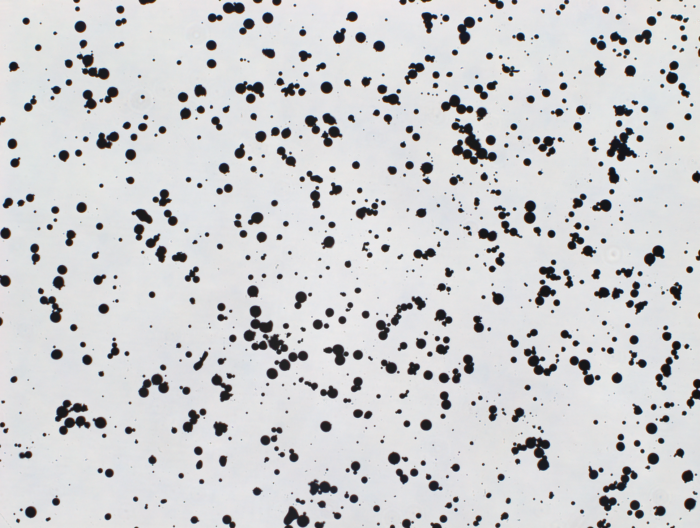
#> input picture Week 3/Code-Week#3/Ti_powder.tif, 700 x 528 px, found by its file name; the run also reads 1 picture not shown here
$ python '2. Template matching multiple objects.py'
#> lines starting #> are read from the running program, lines starting #| are printed output that depends on the picture; after the words box and inside, x2 and y2 are one past the last pixel; in counts of white or black regions, pixels touching at a corner belong together
# -*- coding: utf-8 -*-
"""
Created on Sun Jan 21 15:12:06 2024

@author: Noopa Jagadeesh
"""

### Template matching - multiple objects

#For multiple occurances, cv2.minMaxLoc() won’t give all the locations
#So we need to set a threshold

import cv2
import numpy as np
from matplotlib import pyplot as plt

img_rgb = cv2.imread('C:/Users/Downloads/COSC/images/Ti_powder.tif')
#> img_rgb is the input picture: shape (528, 700, 3); mean B, G, R 207.2, 205.5, 205.2
img_gray = cv2.cvtColor(img_rgb, cv2.COLOR_BGR2GRAY)
template = cv2.imread('C:/Users//Downloads/COSC/images/Ti_powder_single.tif',0)
h, w = template.shape[::]
#> h = 18; w = 16

res = cv2.matchTemplate(img_gray, template, cv2.TM_CCOEFF_NORMED)
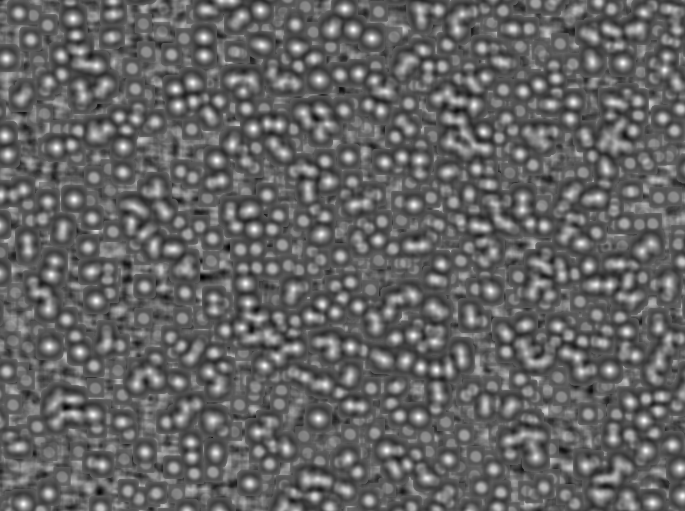
#> res: shape (511, 685) float32; min -0.699, max 1, mean -0.0248; drawn with min black and max white
plt.imshow(res, cmap='gray')

threshold = 0.8 #Pick only values above 0.8. For TM_CCOEFF_NORMED, larger values = good fit.# A perfect match would give value of 1

loc = np.where( res >= threshold)
#> loc = 591 positions, rows 0 to 505, columns 0 to 683
#Outputs two arrays. Combine these arrays to get x,y coordinates - take x from one array and y from the other.

#ZIP function is an iterator of tuples where first item in each iterator is paired together,
#then the second item and then third, etc.

for pt in zip(*loc[::-1]):   #-1 to swap the values as we assign x and y coordinate to draw the rectangle.
    #Draw rectangle around each object. We know the top left (pt), draw rectangle to match the size of the template image.
    cv2.rectangle(img_rgb, pt, (pt[0] + w, pt[1] + h), (0, 0, 255), 2)  #Red rectangles with thickness 2.
#> this loop made 591 passes
#> pt on passes 1 to 3: (231, 0), (232, 0), (344, 7)
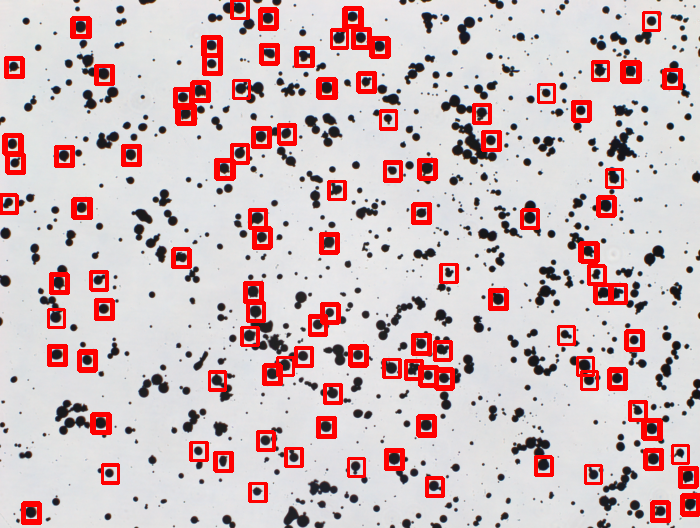
#> img_rgb: shape (528, 700, 3); 8.22% of pixels changed, all inside (x1, y1, x2, y2) = (0, 0, 700, 525)

cv2.imwrite('C:/Users/Downloads/COSC/images/template_matched.jpg', img_rgb)
'''
cv2.imshow("Matched image", img_rgb)
cv2.waitKey()
cv2.destroyAllWindows()
'''
